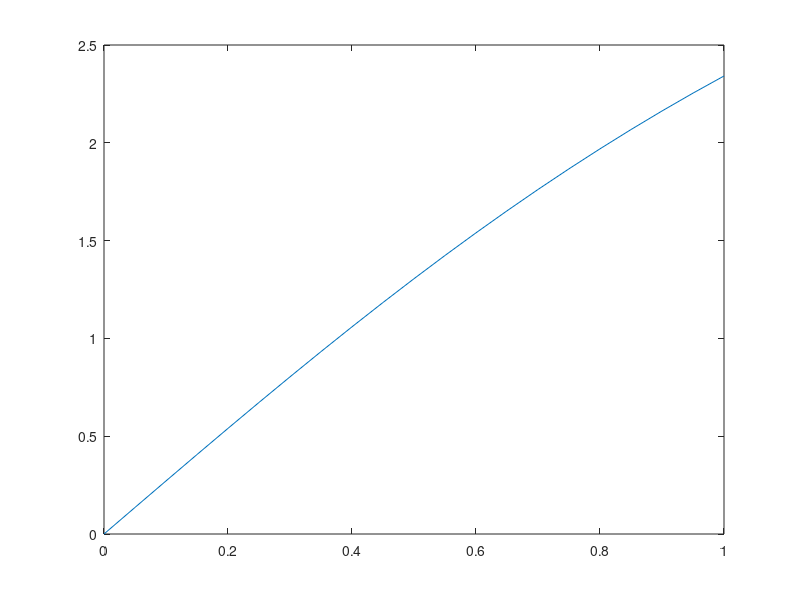

The MATLAB script that drew this image:

% Define the integrand

g=@(s)exp(cos(s));

% Create a grid

x=linspace(0,1,21);
y=zeros(1,21);

% Evaluate the integral int(exp(cos(s)),s,0,x) for
% each value of x on the grid:

for ii=1:length(x)
   y(ii)=quad(g,0,x(ii));
end

% Now plot the result

plot(x,y)
